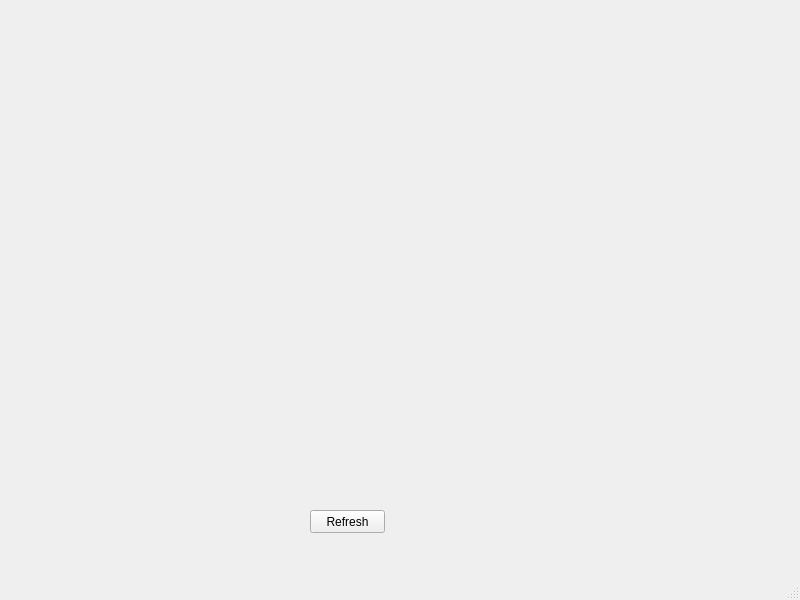
<?xml version="1.0" encoding="UTF-8"?>
<ui version="4.0">
 <class>MainWindow</class>
 <widget class="QMainWindow" name="MainWindow">
  <property name="geometry">
   <rect>
    <x>0</x>
    <y>0</y>
    <width>800</width>
    <height>600</height>
   </rect>
  </property>
  <property name="windowTitle">
   <string>MainWindow</string>
  </property>
  <widget class="QWidget" name="centralwidget">
   <widget class="QPushButton" name="pushButtonRefreshReport">
    <property name="geometry">
     <rect>
      <x>310</x>
      <y>510</y>
      <width>75</width>
      <height>23</height>
     </rect>
    </property>
    <property name="text">
     <string>Refresh</string>
    </property>
   </widget>
   <widget class="QWidget" name="verticalLayoutWidget">
    <property name="geometry">
     <rect>
      <x>30</x>
      <y>20</y>
      <width>741</width>
      <height>471</height>
     </rect>
    </property>
    <layout class="QVBoxLayout" name="verticalLayoutReport"/>
   </widget>
  </widget>
  <widget class="QMenuBar" name="menubar">
   <property name="geometry">
    <rect>
     <x>0</x>
     <y>0</y>
     <width>800</width>
     <height>21</height>
    </rect>
   </property>
  </widget>
  <widget class="QStatusBar" name="statusbar"/>
 </widget>
 <resources/>
 <connections/>
</ui>
